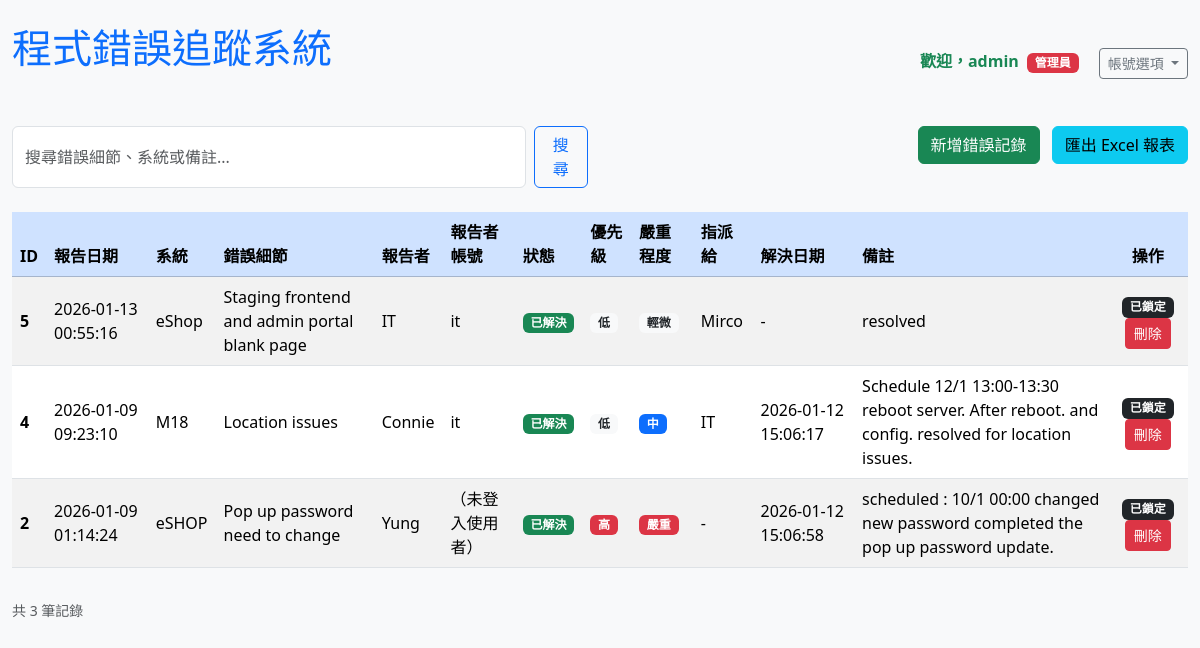
The page / (signed in) on the database its author committed.
### tables this page shows
CREATE TABLE users (
    id INTEGER PRIMARY KEY AUTOINCREMENT,
    username TEXT UNIQUE NOT NULL,
    password_hash TEXT NOT NULL,
    is_admin BOOLEAN DEFAULT 0
);

CREATE TABLE bugs (
    id INTEGER PRIMARY KEY AUTOINCREMENT,
    report_date DATETIME DEFAULT CURRENT_TIMESTAMP,  -- 報告時間，自動填入目前時間
    system TEXT NOT NULL,                            -- 系統或模組名稱
    bug_details TEXT NOT NULL,                       -- 錯誤詳細描述
    reported_by TEXT NOT NULL,                       -- 報告者
    status TEXT DEFAULT '開放中',                     -- 狀態：開放中、處理中、已解決、已關閉
    priority TEXT DEFAULT '中',                      -- 優先級：低、中、高
    severity TEXT DEFAULT '中',                      -- 嚴重程度：輕微、中、重大、嚴重
    assigned_to TEXT,                                -- 指派給誰（可為空）
    resolution_date DATETIME,                        -- 解決時間
    notes TEXT                                       -- 備註或更新記錄
, reported_by_user_id INTEGER REFERENCES users(id));

### app.py (the view)
@app.route('/', methods=['GET'])
def index():
    user = get_current_user()
    if user:
        query = request.args.get('query', '')
        conn = get_db_connection()
        if query:
            bugs = conn.execute('''
                SELECT b.*, u.username as reporter_username
                FROM bugs b LEFT JOIN users u ON b.reported_by_user_id = u.id
                WHERE b.bug_details LIKE ? OR b.system LIKE ? OR b.notes LIKE ?
                ORDER BY b.report_date DESC
            ''', (f'%{query}%', f'%{query}%', f'%{query}%')).fetchall()
        else:
            bugs = conn.execute('''
                SELECT b.*, u.username as reporter_username
                FROM bugs b LEFT JOIN users u ON b.reported_by_user_id = u.id
                ORDER BY b.report_date DESC
            ''').fetchall()
        conn.close()
        bugs_with_permission = []
        for bug in bugs:
            bug_dict = dict(bug)
            bug_dict['can_edit'] = can_edit_or_delete(bug, user)
            bugs_with_permission.append(bug_dict)
        return render_template('index.html',
                               bugs=bugs_with_permission,
                               query=query,
                               user=user,
                               show_list=True)
    else:
        return render_template('index.html',
                               bugs=[],
                               query='',
                               user=None,
                               show_list=False)

### app.py (called while the page is built)
def get_db_connection():
    conn = sqlite3.connect('bug_tracker.db')
    conn.row_factory = sqlite3.Row
    return conn

def get_current_user():
    if 'user_id' not in session:
        return None
    conn = get_db_connection()
    user = conn.execute('SELECT * FROM users WHERE id = ?', (session['user_id'],)).fetchone()
    conn.close()
    return user

def is_admin(user):
    return user['is_admin'] == 1 if user else False

def can_edit_or_delete(bug, user):
    if not user:
        return False
    if is_admin(user):
        return True
    return bug['reported_by_user_id'] == user['id']

### templates/index.html (shortened to what this page needs)
{% extends "base.html" %}
{% block content %}
    {% if show_list %}
        <div class="row mb-4">
            <div class="col-md-6">
                <form class="d-flex" method="GET">
                    <input type="text" name="query" class="form-control me-2" placeholder="搜尋錯誤細節、系統或備註..." value="{{ query or '' }}">
                    <button class="btn btn-outline-primary" type="submit">搜尋</button>
                </form>
            </div>
            <div class="col-md-6 text-end">
                <a href="{{ url_for('add_bug') }}" class="btn btn-success me-2">新增錯誤記錄</a>
                <a href="{{ url_for('export_excel') }}" class="btn btn-info">匯出 Excel 報表</a>
            </div>
        </div>
        {% if bugs|length == 0 %}
            <div class="alert alert-info text-center">
                {% if query %}
                    沒有找到符合「{{ query }}」的記錄。
                {% else %}
                    目前尚未有任何錯誤記錄。
                {% endif %}
            </div>
        {% else %}
            <div class="table-responsive">
                <table class="table table-striped table-hover align-middle">
                    <thead class="table-primary">
                        <tr>
                            <th>ID</th>
                            <th>報告日期</th>
                            <th>系統</th>
                            <th>錯誤細節</th>
                            <th>報告者</th>
                            <th>報告者帳號</th>
                            <th>狀態</th>
                            <th>優先級</th>
                            <th>嚴重程度</th>
                            <th>指派給</th>
                            <th>解決日期</th>
                            <th>備註</th>
                            <th class="text-center">操作</th>
                        </tr>
                    </thead>
                    <tbody>
                        {% for bug in bugs %}
                        <tr>
                            <td><strong>{{ bug['id'] }}</strong></td>
                            <td>{{ bug['report_date'] }}</td>
                            <td>{{ bug['system'] }}</td>
                            <td>{{ bug['bug_details'] }}</td>
                            <td>{{ bug['reported_by'] }}</td>
                            <td>{{ bug['reporter_username'] or '（未登入使用者）' }}</td>
                            <td>
                                {% if bug['status'] == '開放中' %}<span class="badge bg-warning text-dark">開放中</span>
                                {% elif bug['status'] == '處理中' %}<span class="badge bg-info">處理中</span>
                                {% elif bug['status'] == '已解決' %}<span class="badge bg-success">已解決</span>
                                {% elif bug['status'] == '已關閉' %}<span class="badge bg-secondary">已關閉</span>
                                {% endif %}
                            </td>
                            <td>
                                {% if bug['priority'] == '低' %}<span class="badge bg-light text-dark">低</span>
                                {% elif bug['priority'] == '中' %}<span class="badge bg-primary">中</span>
                                {% elif bug['priority'] == '高' %}<span class="badge bg-danger">高</span>
                                {% endif %}
                            </td>
                            <td>
                                {% if bug['severity'] == '輕微' %}<span class="badge bg-light text-dark">輕微</span>
                                {% elif bug['severity'] == '中' %}<span class="badge bg-primary">中</span>
                                {% elif bug['severity'] == '重大' %}<span class="badge bg-warning text-dark">重大</span>
                                {% elif bug['severity'] == '嚴重' %}<span class="badge bg-danger">嚴重</span>
                                {% endif %}
                            </td>
                            <td>{{ bug['assigned_to'] or '-' }}</td>
                            <td>{{ bug['resolution_date'] or '-' }}</td>
                            <td>{{ bug['notes'] or '-' }}</td>
                            <td class="text-center">
                                {% if bug['can_edit'] and bug['status'] not in ['已解決', '已關閉'] %}
                                    <a href="{{ url_for('edit_bug', id=bug['id']) }}" class="btn btn-warning btn-sm">編輯</a>
                                {% elif bug['status'] in ['已解決', '已關閉'] %}
                                    <span class="badge bg-dark">已鎖定</span>
                                {% endif %}
                                {% if bug['can_edit'] %}
                                    <form action="{{ url_for('delete_bug', id=bug['id']) }}" method="POST" style="display:inline;" onsubmit="return confirm('確定要刪除這筆記錄嗎？');">
                                        <button type="submit" class="btn btn-danger btn-sm">刪除</button>
                                    </form>
                                {% endif %}
                            </td>
                        </tr>
                        {% endfor %}
                    </tbody>
                </table>
            </div>
            <div class="text-muted small mt-3">
                共 {{ bugs|length }} 筆記錄
            </div>
        {% endif %}
    {% endif %}
{% endblock %}

### templates/base.html (shortened to what this page needs)
<!DOCTYPE html>
<html lang="zh-TW">
<head>
    <link href="https://cdn.jsdelivr.net/npm/bootstrap@5.3.3/dist/css/bootstrap.min.css" rel="stylesheet">
</head>
<body>
    <div class="container mt-4">
        <div class="d-flex justify-content-between align-items-center mb-4">
            <h1>程式錯誤追蹤系統</h1>
            <div>
                {% if user %}
                    <span class="me-3 text-success fw-bold">
                        歡迎，{{ user['username'] }}
                        {% if user['is_admin'] %}<span class="badge bg-danger ms-1">管理員</span>{% endif %}
                    </span>
                    <div class="btn-group" role="group">
                        <button type="button" class="btn btn-outline-secondary btn-sm dropdown-toggle" data-bs-toggle="dropdown" aria-expanded="false">
                            帳號選項
                        </button>
                    </div>
                {% else %}
                    <a href="{{ url_for('login') }}" class="btn btn-outline-primary btn-sm">登入</a>
                {% endif %}
            </div>
        </div>
        {% block content %}{% endblock %}
    </div>
</body>
</html>

### templates/base.html (style rules this page uses)
body { background-color: #f8f9fa; }
.container { max-width: 1200px; }
h1 { margin-bottom: 30px; color: #0d6efd; }

### rows shown on the page
users: username "admin"
bugs: id "5", report_date "2026-01-13 00:55:16", system "eShop", bug_details "Staging frontend and admin portal blank page", reported_by "IT", username "it", status "已解決", priority "低", severity "輕微", assigned_to "Mirco", bug "-", notes "resolved"
bugs: id "4", report_date "2026-01-09 09:23:10", system "M18", bug_details "Location issues", reported_by "Connie", username "it", status "已解決", priority "低", severity "中", assigned_to "IT", resolution_date "2026-01-12 15:06:17", notes "Schedule 12/1 13:00-13:30 reboot server. After reboot. and config. resolved for location issues."
bugs: id "2", report_date "2026-01-09 01:14:24", system "eSHOP", bug_details "Pop up password need to change", reported_by "Yung", bug "（未登入使用者）", status "已解決", priority "高", severity "嚴重", assigned_to "-", resolution_date "2026-01-12 15:06:58", notes "scheduled : 10/1 00:00 changed new password completed the pop up password update."

### other values the page prints
{{ bugs|length }} "3"
